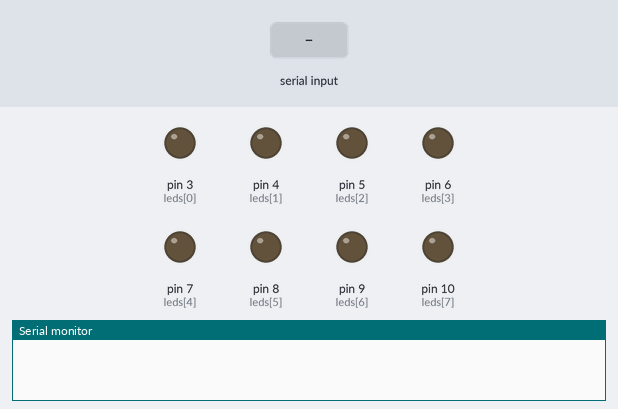
Recording of a sketch running on a simulated Arduino Uno, built with avr-gcc and run on an emulated ATmega328P. Shown: output pins drawn as LEDs (lit = HIGH), the last lines printed to the serial monitor. Inputs (shaded band) come from the test bench.

Above: at 1.2 s.
1.3 s: "90,45\n" received over Serial
At 1.7 s:
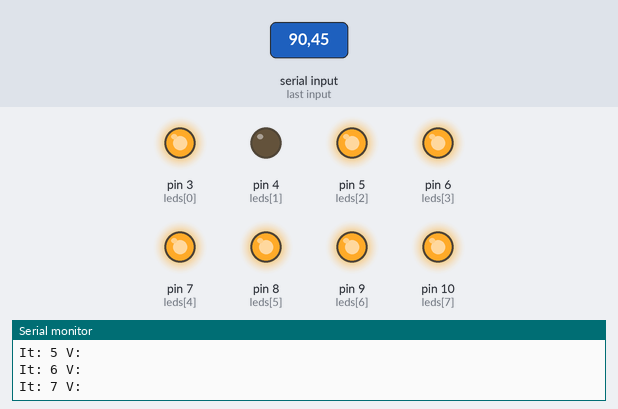
2.9 s: "5\n" received over Serial
At 3.3 s:
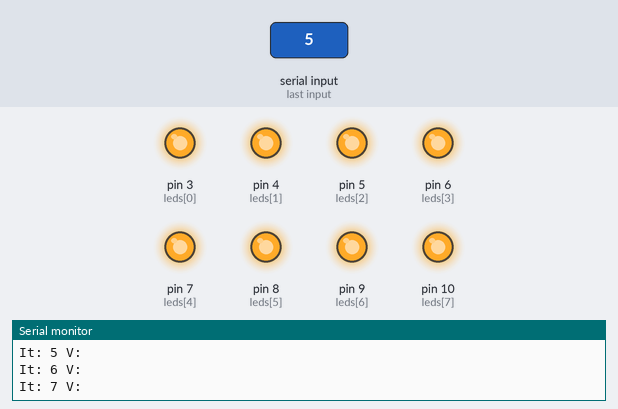
4.4 s: "30,150\n" received over Serial
At 5.1 s:
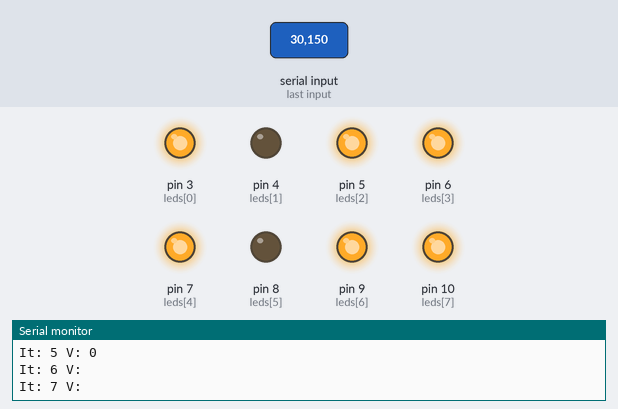
6.0 s: "200\n" received over Serial
At 6.8 s:
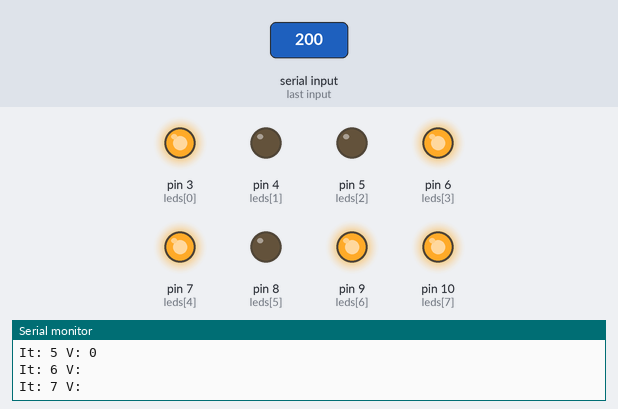
7.5 s: "5\n" received over Serial
At 8.3 s:
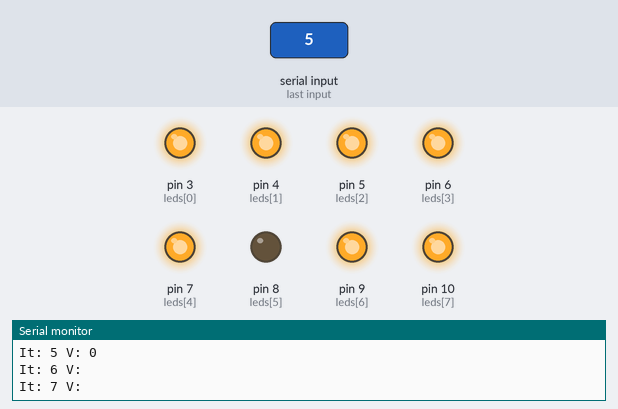
9.1 s: "90\n" received over Serial
At 9.9 s:
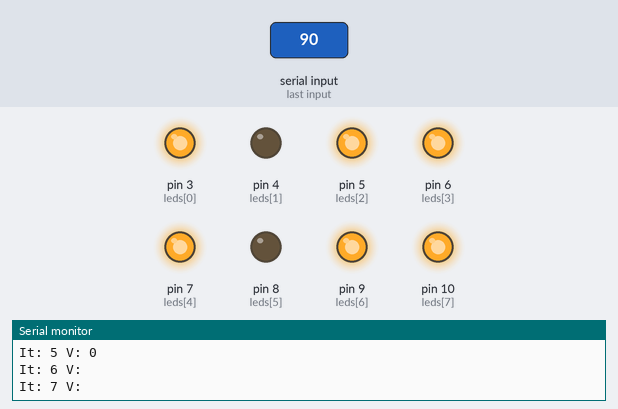
Timing chart, 0 to 11.6 s (numbered marks = the images above; inputs shaded):
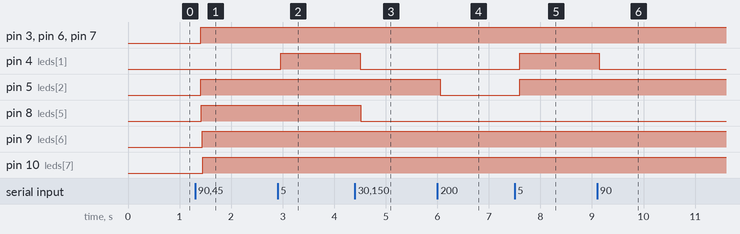

The sketch:

SE_Prog9_LecturaSerializada.ino
```cpp
int leds[8] = {3, 4, 5, 6, 7, 8, 9, 10};

String cadena;

void setup() {
  // put your setup code here, to run once:
  for (int i = 0; i < 8; i++) {
    pinMode(leds[i], OUTPUT);
  }

  Serial.begin(9600);
  Serial.setTimeout(10);

  cadena = "";
}


char v[8];
//"AxxxxxxxxG" donde x = {0, 1}
//A11100110G
void loop() {
  // put your main code here, to run repeatedly:
  if (Serial.available() > 0) {
    cadena += Serial.readString();
    if (!cadena.equals("")) {
      int ultimaVezDeA = cadena.lastIndexOf("A");// -1 cuando no lo encuentra
      int ultimaVezDeG = cadena.lastIndexOf("G");// -1 cuando no lo encuentra

      String subCadena = cadena.substring(ultimaVezDeA + 1, ultimaVezDeG);

      Serial.println(subCadena);
      subCadena.toCharArray(v, 8 + 1);
      aplicarSubCadena();
      cadena = "";

    }
  }
  delay(100);
}


void aplicarSubCadena() {
  String vValor;
  for (int i = 0; i < 8; i++) {
    vValor = String(v[i]);
    Serial.println("It: " + String(i) + " V: " + vValor);
    digitalWrite(leds[i], v[i] - 48);
    //digitalWrite(leds[i], vValor.toInt());
  }
}
```

Measured:
- after the input at 1.3 s, pin 3 (leds[0]), pin 5 (leds[2]), pin 6 (leds[3]), pin 7 (leds[4]): LOW → HIGH after 0.11 s; pin 8 (leds[5]): LOW → HIGH after 0.13 s; pin 9 (leds[6]): LOW → HIGH after 0.14 s; pin 10 (leds[7]): LOW → HIGH after 0.15 s
- after the input at 2.9 s, pin 4 (leds[1]): LOW → HIGH after 0.06 s
- after the input at 4.4 s, pin 4 (leds[1]): HIGH → LOW after 0.10 s; pin 8 (leds[5]): HIGH → LOW after 0.12 s
- after the input at 6.0 s, pin 5 (leds[2]): HIGH → LOW after 0.06 s
- after the input at 7.5 s, pin 4 (leds[1]), pin 5 (leds[2]): LOW → HIGH after 0.10 s
- after the input at 9.1 s, pin 4 (leds[1]): HIGH → LOW at once
